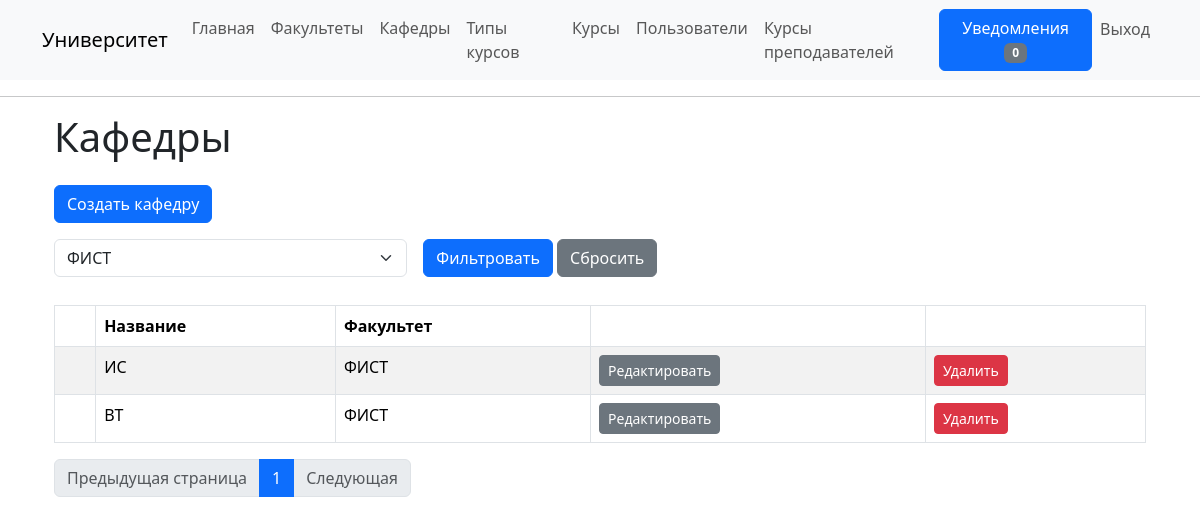
/departments?faculty_id=1 (signed in), run on the app's committed database.
### app/models/department.py (models this page shows, shortened)
class Department(db.Model):
    id: so.Mapped[int] = so.mapped_column(primary_key=True)
    name: so.Mapped[str] = so.mapped_column(
        sa.String(128), index=True, unique=True)
    faculty_id: so.Mapped[int] = so.mapped_column(
        sa.ForeignKey('faculty.id', ondelete='CASCADE'), index=True)
    faculty: so.Mapped['Faculty'] = so.relationship(
        back_populates='departments')
    teachers: so.WriteOnlyMapped['User'] = so.relationship(
        secondary=teachers_departments, primaryjoin=(teachers_departments.c.department_id == id), back_populates='departments', passive_deletes=True)

### app/models/faculty.py (models this page shows, shortened)
class Faculty(db.Model):
    id: so.Mapped[int] = so.mapped_column(primary_key=True)
    name: so.Mapped[str] = so.mapped_column(
        sa.String(128), index=True, unique=True)
    departments: so.WriteOnlyMapped['Department'] = so.relationship(
        back_populates='faculty', passive_deletes=True)

### app/routes/department_routes.py (the view)
@app.route('/departments')
@login_required
@required_role(role=user.ADMIN)
def departments():
    page = request.args.get('page', 1, type=int)
    faculty = request.args.get('faculty_id', None, type=int)
    if faculty is not None:
        faculty = [faculty]
    departments = department_service.get_all_paginated(page, faculty)
    faculties = faculty_service.get_all()
    return render_template('departments/departments.html', title='Кафедры', departments=departments, faculties=faculties)

### app/routes/__init__.py (called while the page is built)
@login.user_loader
def load_user(id):
  return user_service.get_by_id(id)

### app/services/department_service.py (called while the page is built)
def get_all_paginated(page: int, faculties=None, search_request=None):
    try:
        query = sa.select(Department)
        conditions = []
        if faculties is not None:
            conditions.append(Department.faculty_id.in_(faculties))
        if search_request is not None:
            conditions.append(Department.name.ilike(f'%{search_request}%'))
        app.logger.info(f"условия {conditions}")
        if conditions:
            query = query.where(sa.and_(*conditions))
        query = query.order_by(Department.faculty_id)
        return db.paginate(query, page=page, per_page=app.config['DEPARTMENTS_PER_PAGE'], error_out=False)
    except Exception as e:
        db.session.rollback()
        app.logger.error(e)
        raise Exception('Неизвестная ошибка')

### app/services/faculty_service.py (called while the page is built)
def get_all():
    try:
        return db.session.execute(sa.select(Faculty).order_by(Faculty.name)).scalars().all()
    except Exception as e:
        db.session.rollback()
        app.logger.error(e)
        raise Exception('Неизвестная ошибка')

### app/services/user_service.py (called while the page is built)
def get_by_id(id: int):
    try:
        res = db.session.get(User, id)
        if res is None:
            raise ValueError(f'Пользователь с id = {id} не существует')
        return res
    except ValueError as e:
        db.session.rollback()
        app.logger.error(e)
        raise
    except Exception as e:
        db.session.rollback()
        app.logger.error(e)
        raise Exception('Неизвестная ошибка')

### app/templates/departments/departments.html (shortened to what this page needs)
{% extends "base.html" %}
{% block content %}
    <div class="container">
        <h1>Кафедры</h1>
        <a class="btn btn-primary my-3" href="{{ url_for('create_department') }}" role="button">
            Создать кафедру
        </a>
        <br>
        <form method="get" action="{{ url_for('departments') }}" class="mb-1">
            <div class="row g-3">
                <div class="col-md-4">
                    <select name = 'faculty_id' class="form-select">
                        {% for faculty in faculties %}
                            {% if faculty.id|string == request.args.get('faculty_id') %}
                                <option value="{{ faculty.id }}" selected> {{faculty.name}} </option>
                            {% else %}
                                <option value="{{ faculty.id }}"> {{faculty.name}} </option>
                            {% endif %}
                        {% endfor %}
                    </select>
                </div>
                <div class="col-md-4">
                    <button type="submit" class="btn btn-primary">Фильтровать</button>
                    <a href="{{ url_for('departments') }}" class="btn btn-secondary">Сбросить</a>
                </div>
            </div>
        </form>
        <br>
        <table id="departments-table" class="table table-striped table-bordered" style="width:100%">
            <thead>
                <tr>
                    <th> </th>
                    <th> Название </th>
                    <th> Факультет </th>
                    <th></th>
                    <th></th>
                </tr>
            </thead>
            <tbody>
                {% for department in departments.items %}
                    <tr id="department{{ department.id }}">
                        <td></td>
                        <td>{{department.name}}</td>
                        <td>{{department.faculty.name}}</td>
                        <td>
                            <a class="btn btn-sm btn-secondary" href="{{ url_for('edit_department', department_id=department.id) }}" role="button">Редактировать</a>
                        </td>
                        <td>
                            <button class="btn btn-danger btn-sm delete-btn"
                                    data-item-id="{{ department.id }}">
                                Удалить
                            </button>
                        </td>
                    </tr>
                {% endfor %}
            </tbody>
        </table>
        <ul class="pagination">
            {% if departments.has_prev %}
             <li class="page-item"><a class="page-link" href="{{ url_for('departments', page=departments.prev_num, faculty_id=request.args.get('faculty_id')) }}">Предыдущая страница</a></li>
            {% else %}
             <li class="page-item disabled"><span class="page-link">Предыдущая страница</span>
            {% endif %}
             </li>
            {% for page in departments.iter_pages(left_edge=2, right_edge=2, left_current=1, right_current=1) %}
            {% if page == departments.page %}
             <li class="page-item active"><a class="page-link" href="{{ url_for('departments', page=page, faculty_id=request.args.get('faculty_id')) }}">{{ page }}</a></li>
            {% elif page %}
             <li class="page-item"><a class="page-link" href="{{ url_for('departments', page=page, faculty_id=request.args.get('faculty_id')) }}">{{ page }}</a></li>
            {% else %}
             <li class="page-item disabled" id="example_ellipsis"><a href="#" class="page-link">…</a></li>
            {% endif %}
            {% endfor %}
            {% if departments.has_next %}
             <li class="page-item"><a class="page-link" href="{{ url_for('departments', page=departments.next_num, faculty_id=request.args.get('faculty_id')) }}">Следующая</a></li>
            {% else %}
             <li class="page-item disabled"><span class="page-link">Следующая</span>
            {% endif %}
        </ul>
    </div>
{% endblock %}

### data on the page
Department: name "ИС", faculty.name "ФИСТ"
Department: name "ВТ", faculty.name "ФИСТ"

### other printed values
{{ page }} "1"
form field faculty_id "ФИСТ"
